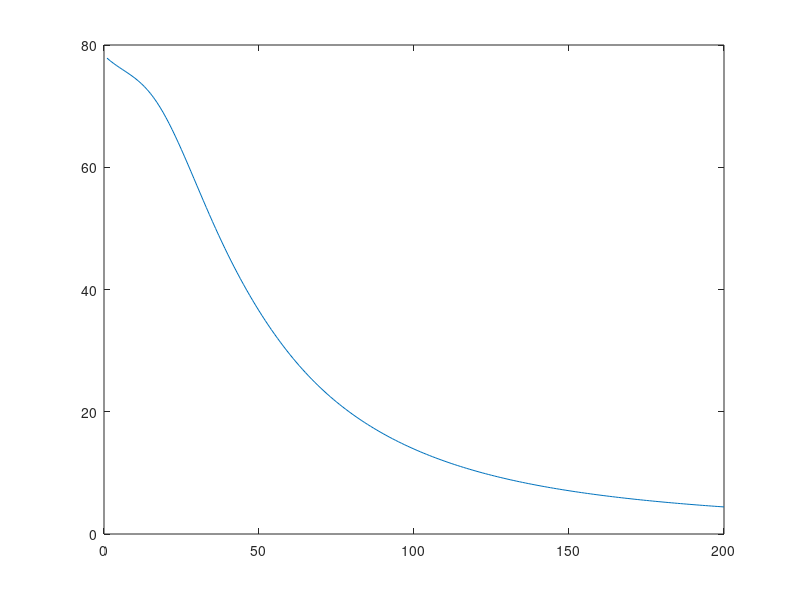

Write the MATLAB code that produced this figure.
function MLPdemo()

net.alpha=0.002;
net.maxiter=200;

% hyperbolic - input layer
net.layer{1}.forward = @tanh_forward;
net.layer{1}.backward = @tanh_backward;
net.layer{1}.alpha=net.alpha;

% logistic - output layer
net.layer{2}.forward = @sigmoid_forward;
net.layer{2}.backward = @sigmoid_backward;
net.layer{2}.alpha=net.alpha;

% softmax - output layer for classification
% net.layer{2}.forward = @softmax_forward;
% net.layer{2}.backward = @softmax_backward;
% net.layer{2}.alpha=net.alpha;

% generate training data sets
N = [45,35,20]; % number of samples
K = length(N);  % number of classes
D = 4;          % dimension of feature vector
sigma = rand([K,D]).*1.0+eye([K,D]).*5.0;
X=[];Y=[];
for i=1:K
  X = [X;randn(N(i),D)+repmat(sigma(i,:),[N(i),1])];  
  Y = [Y;ones([N(i),1])*(i-1)];
end
idx=randperm(size(X,1)); % shuffle data list
X=X(idx,:);Y=Y(idx,:);
cidx=Y+1+(1:size(Y,1))'*K-K;
Z=zeros([K,size(cidx,1)]);Z(cidx)=1;
X=X';Y=Z;
tmp=X;X={};X{1}=tmp;clear tmp;

% training parameters
C=1:size(Y,1);
K=length(C);
D=size(X{1},1);
maxiter=net.maxiter; % maximum iteration
hsize=6; % number of neurons in hidden layer
net.layer{1}.W=rand([hsize,D])*.1; % initial weights
net.layer{2}.W=rand([K,hsize])*.1;

disp(sprintf('hidden layer size: %d',hsize));
disp(sprintf('number of classes: %d',K));

loss=[];
for iter=1:maxiter
[net.layer{1},X{2}]=net.layer{1}.forward(net.layer{1},X{1});

% gradchecks
% tanh_gradcheck(X{2},Y);
% sigmoid_gradcheck(X{2},Y);
% softmax_gradcheck(X{2},Y);

[net.layer{2},X{3}]=net.layer{2}.forward(net.layer{2},X{2}); 
dE_dY{3} = Y-X{3};
[net.layer{2},dE_dY{2}]=net.layer{2}.backward(net.layer{2},X{2},dE_dY{3});
[net.layer{1},dE_dY{1}]=net.layer{1}.backward(net.layer{1},X{1},dE_dY{2});
loss(iter)=sum(sum((dE_dY{3}.*dE_dY{3})));
end

if length(loss)>0,plot(loss);res=[(X{3})' Y'];res(1:20,:),end

end

function [layer,Y]=tanh_forward(layer,X)
layer.WX=layer.W*X;
Y=tanh(layer.WX);
end

function [layer,dE_dX]=tanh_backward(layer,X,dE_dY)
Y=tanh(layer.WX);
dE_dY_afder=(1-Y.*Y).*dE_dY;
dE_dX=dE_dY_afder'*layer.W;
layer.dE_dW=dE_dY_afder*X'; % for gradient checking
layer.W=layer.W+layer.alpha*layer.dE_dW;
end

function y=sigmoid(x) 
y=1./(1+exp(-x));end

function [layer,Y]=sigmoid_forward(layer,X)
layer.WX=layer.W*X;
Y=sigmoid(layer.WX);
end

function [layer,dE_dX]=sigmoid_backward(layer,X,dE_dY)
Y=sigmoid(layer.WX);
dE_dY_afder=Y.*(1-Y).*dE_dY;
dE_dX=(dE_dY_afder'*layer.W)';
layer.dE_dW=dE_dY_afder*X';
layer.W=layer.W+layer.alpha*layer.dE_dW;
end

function y=softmax(x)
expX=exp(x);
sumexpX=repmat(sum(expX),3,1);
y=expX./sumexpX;
end

function [layer,Y]=softmax_forward(layer,X)
layer.WX=layer.W*X;
Y=softmax(layer.WX);
end

function [layer,dE_dX]=softmax_backward(layer,X,dE_dY)
Y=softmax(layer.WX);
dE_dY_afder=Y.*(1-Y).*dE_dY;
dE_dX=(dE_dY_afder'*layer.W)';
layer.dE_dW=dE_dY_afder*X';
layer.W=layer.W+layer.alpha*layer.dE_dW;
end

function tanh_gradcheck(X,target)
X=X(:,1);target=target(:,1);
layer.W=rand([size(target,1),size(X,1)])*.1;
layer.forward = @tanh_forward;
layer.backward = @tanh_backward;
layer.alpha=0.01;
err=gradcheck(layer,X,target);
disp(sprintf('   tanh gradcheck error: %g',err));
end

function sigmoid_gradcheck(X,target)
X=X(:,1);target=target(:,1);
layer.W=rand([size(target,1),size(X,1)])*.1;
layer.forward = @sigmoid_forward;
layer.backward = @sigmoid_backward;
layer.alpha=0.01;
err=gradcheck(layer,X,target);
disp(sprintf('sigmoid gradcheck error: %g',err));
end

function softmax_gradcheck(X,target)
X=X(:,1);target=target(:,1);
layer.W=rand([size(target,1),size(X,1)])*.1;
layer.forward = @softmax_forward;
layer.backward = @softmax_backward;
layer.alpha=0.01;
err=gradcheck(layer,X,target);
disp(sprintf('softmax gradcheck error: %g',err));
end

function error=gradcheck(layer,X,target)
delta=1e-4;
W=layer.W;
[layer,Y]=layer.forward(layer,X);
[layer,dE_dX]=layer.backward(layer,X,target-Y);
loss=zeros(size(W));
for ridx=1:size(W,1),for cidx=1:size(W,2)
layer_p.W=W;W(ridx,cidx)=W(ridx,cidx)+delta;
[layer_p,Y]=layer.forward(layer_p,X);loss_p=sum(sum((target-Y).^2));
layer_m.W=W;W(ridx,cidx)=W(ridx,cidx)-delta;
[layer_m,Y]=layer.forward(layer_m,X);loss_m=sum(sum((target-Y).^2));
loss(ridx,cidx)=(loss_p-loss_m)/(delta*2);
end;end
error=mean(reshape(abs(loss-layer.dE_dW),1,[]));
end


